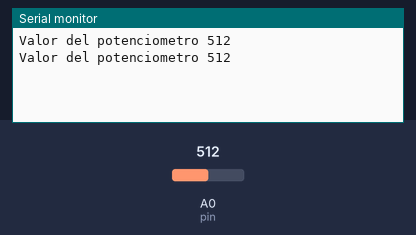
Bench run of a sketch on a simulated Arduino Uno, built with avr-gcc and run on an emulated ATmega328P. Parts: the last lines printed to the serial monitor. The inputs (shaded band) are chosen by the test bench; at power-on: A0 (pin) = 512.

Above: at 1.8 s.
1.9 s: A0 (pin) set to 716
At 2.4 s:
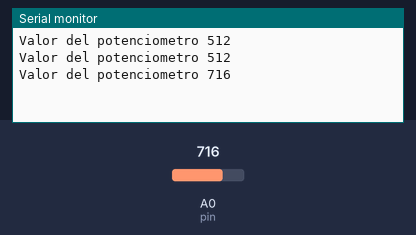
3.4 s: A0 (pin) set to 900
At 4.8 s:
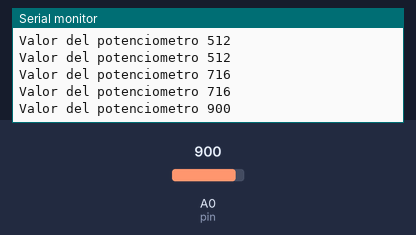
Timing chart, 0 to 6.4 s (numbered marks = the images above; inputs shaded):
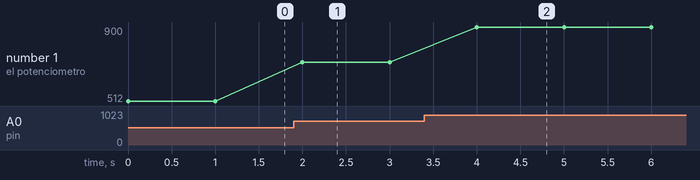

The sketch:

Potenciometro.ino
```cpp
#define pin A0
void setup() {
  // put your setup code here, to run once:
  Serial.begin(9600);//Activamos comunicacion con la PC
  //No es necesario hacer pinMode con los pines analogicos
}

void loop() {
  // put your main code here, to run repeatedly:
  int valor=analogRead(pin);
  Serial.print("Valor del potenciometro ");
  Serial.println(valor);
  delay(1000);
}
```

Measured:
- after the input at 1.9 s, the serial monitor: prints a new line after 0.10 s (image 1)
- after the input at 3.4 s, the serial monitor: prints a new line after 0.60 s (image 2)
- plotted number 1: 512 → 716 after the input at 1.9 s, 716 → 900 after the input at 3.4 s
